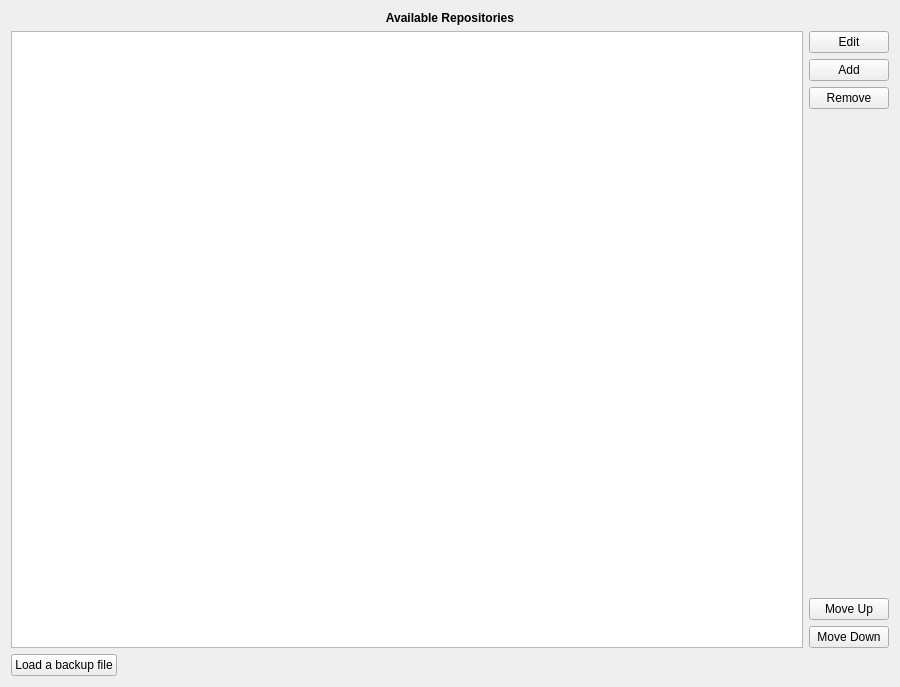
<?xml version="1.0" encoding="UTF-8"?>
<ui version="4.0">
 <class>KcmPacmanRepoEditor</class>
 <widget class="QWidget" name="KcmPacmanRepoEditor">
  <property name="geometry">
   <rect>
    <x>0</x>
    <y>0</y>
    <width>900</width>
    <height>687</height>
   </rect>
  </property>
  <layout class="QGridLayout" name="gridLayout">
   <item row="2" column="0">
    <widget class="QTableView" name="tableView">
     <property name="alternatingRowColors">
      <bool>true</bool>
     </property>
     <property name="selectionMode">
      <enum>QAbstractItemView::SingleSelection</enum>
     </property>
     <property name="selectionBehavior">
      <enum>QAbstractItemView::SelectRows</enum>
     </property>
     <property name="showGrid">
      <bool>false</bool>
     </property>
     <property name="wordWrap">
      <bool>false</bool>
     </property>
     <property name="cornerButtonEnabled">
      <bool>false</bool>
     </property>
     <attribute name="horizontalHeaderDefaultSectionSize">
      <number>66</number>
     </attribute>
     <attribute name="horizontalHeaderHighlightSections">
      <bool>false</bool>
     </attribute>
     <attribute name="horizontalHeaderMinimumSectionSize">
      <number>10</number>
     </attribute>
     <attribute name="horizontalHeaderStretchLastSection">
      <bool>true</bool>
     </attribute>
     <attribute name="verticalHeaderVisible">
      <bool>false</bool>
     </attribute>
    </widget>
   </item>
   <item row="2" column="1">
    <layout class="QVBoxLayout" name="verticalLayout">
     <item>
      <widget class="QPushButton" name="edit">
       <property name="styleSheet">
        <string notr="true"/>
       </property>
       <property name="text">
        <string>Edit</string>
       </property>
       <property name="icon">
        <iconset theme="edit-rename">
         <normaloff/>
        </iconset>
       </property>
      </widget>
     </item>
     <item>
      <widget class="QPushButton" name="add">
       <property name="styleSheet">
        <string notr="true"/>
       </property>
       <property name="text">
        <string>Add</string>
       </property>
       <property name="icon">
        <iconset theme="list-add">
         <normaloff/>
        </iconset>
       </property>
      </widget>
     </item>
     <item>
      <widget class="QPushButton" name="remove">
       <property name="styleSheet">
        <string notr="true"/>
       </property>
       <property name="text">
        <string>Remove</string>
       </property>
       <property name="icon">
        <iconset theme="list-remove">
         <normaloff/>
        </iconset>
       </property>
      </widget>
     </item>
     <item>
      <spacer name="verticalSpacer">
       <property name="orientation">
        <enum>Qt::Vertical</enum>
       </property>
       <property name="sizeHint" stdset="0">
        <size>
         <width>20</width>
         <height>40</height>
        </size>
       </property>
      </spacer>
     </item>
     <item>
      <widget class="QPushButton" name="moveUp">
       <property name="styleSheet">
        <string notr="true"/>
       </property>
       <property name="text">
        <string>Move Up</string>
       </property>
       <property name="icon">
        <iconset theme="go-up">
         <normaloff/>
        </iconset>
       </property>
      </widget>
     </item>
     <item>
      <widget class="QPushButton" name="moveDown">
       <property name="styleSheet">
        <string notr="true"/>
       </property>
       <property name="text">
        <string>Move Down</string>
       </property>
       <property name="icon">
        <iconset theme="go-down">
         <normaloff/>
        </iconset>
       </property>
      </widget>
     </item>
    </layout>
   </item>
   <item row="1" column="0" colspan="2">
    <widget class="QLabel" name="label">
     <property name="font">
      <font>
       <weight>75</weight>
       <bold>true</bold>
      </font>
     </property>
     <property name="text">
      <string>Available Repositories</string>
     </property>
     <property name="alignment">
      <set>Qt::AlignCenter</set>
     </property>
    </widget>
   </item>
   <item row="3" column="0">
    <layout class="QHBoxLayout" name="horizontalLayout">
     <item>
      <widget class="QPushButton" name="loadBackup">
       <property name="text">
        <string>Load a backup file</string>
       </property>
       <property name="icon">
        <iconset theme="document-open">
         <normaloff/>
        </iconset>
       </property>
      </widget>
     </item>
     <item>
      <spacer name="horizontalSpacer">
       <property name="orientation">
        <enum>Qt::Horizontal</enum>
       </property>
       <property name="sizeHint" stdset="0">
        <size>
         <width>40</width>
         <height>20</height>
        </size>
       </property>
      </spacer>
     </item>
    </layout>
   </item>
  </layout>
 </widget>
 <layoutdefault spacing="6" margin="11"/>
 <resources/>
 <connections/>
</ui>
